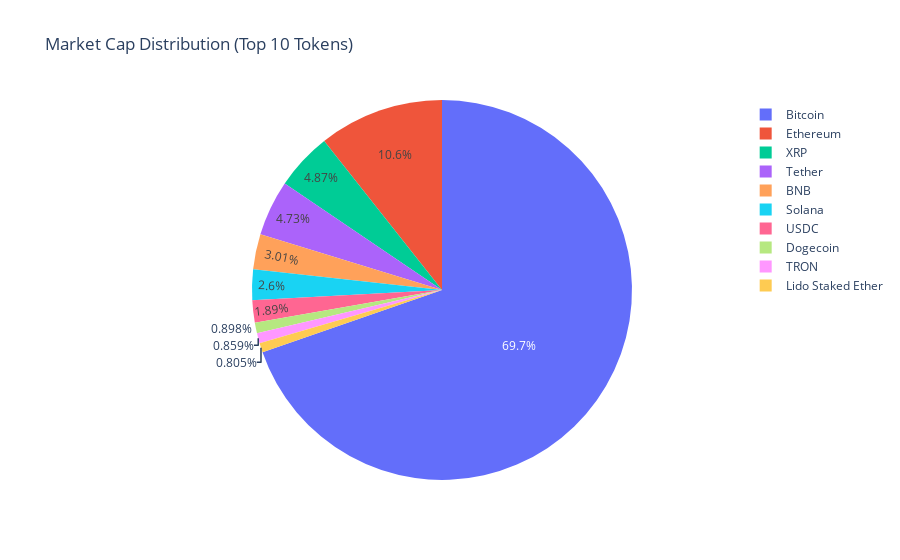

Write notebook code for a chart like this one.
### Code cell
fig = px.pie(df_tokens, 
             names="name", 
             values="market_cap", 
             title="Market Cap Distribution (Top 10 Tokens)")

fig.show()

### Figure 1 — Plotly figure (JSON) as saved in the notebook; plotly's stock layout.template omitted (floating-point values rounded to 4 significant figures)
{"data": [{"domain": {"x": [0, 1], "y": [0, 1]}, "hovertemplate": "name=%{label}<br>market_cap=%{value}<extra></extra>", "labels": ["Bitcoin", "Ethereum", "XRP", "Tether", "BNB", "Solana", "USDC", "Dogecoin", "TRON", "Lido Staked Ether"], "legendgroup": "", "name": "", "showlegend": true, "type": "pie", "values": [2343131597646, 358066794794, 163862369133, 159140721660, 101249119352, 87406657557, 63612635929, 30185063708, 28886756779, 27068836730]}], "layout": {"legend": {"tracegroupgap": 0}, "title": {"text": "Market Cap Distribution (Top 10 Tokens)"}}}
